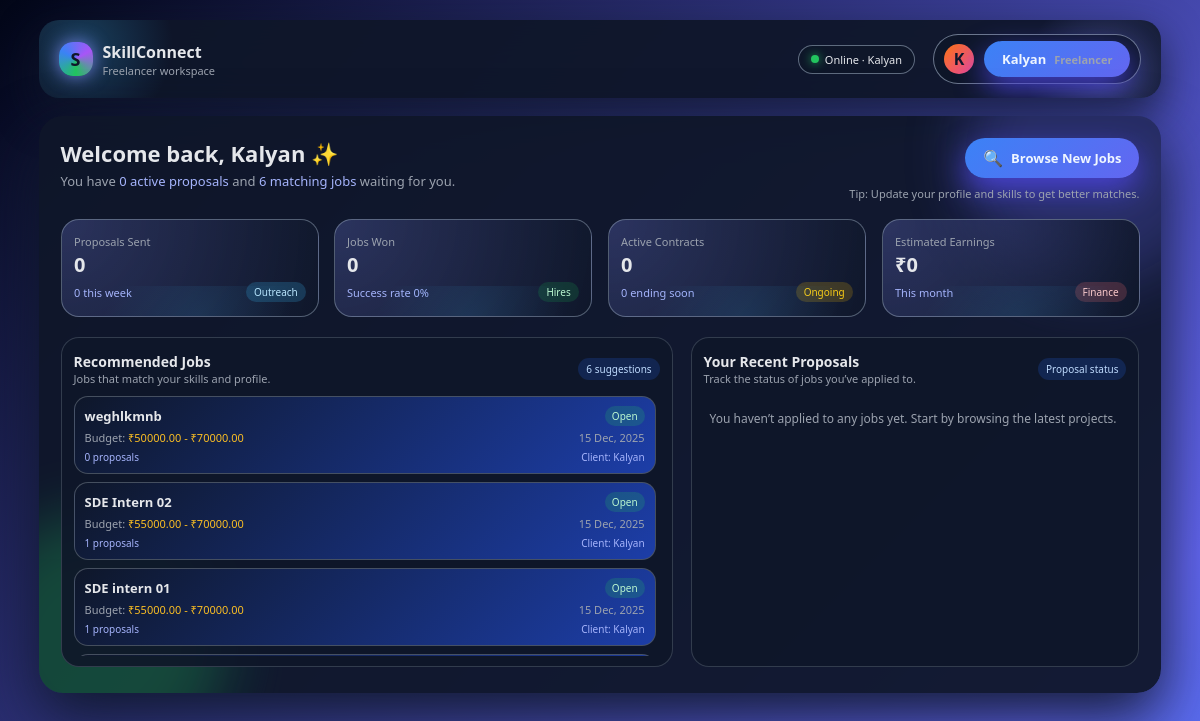
Screenshot of /freelancer/dashboard/ (signed in) with the database file from the repository.
### marketplace/models.py (models this page shows, shortened)
class User(AbstractUser):
    ROLE_CHOICES = (
        ('client', 'client'),
        ('freelancer', 'Freelancer'),
    )
    role = models.CharField(max_length=20, choices=ROLE_CHOICES)

class Job(models.Model):
    STATUS_CHOICES = (
        ('open', 'Open'),
        ('in_progress', 'In Progress'),
        ('completed', 'Completed'),
        ('cancelled', 'Cancelled'),
    )
    client = models.ForeignKey(User, on_delete=models.CASCADE, related_name='jobs')
    title = models.CharField(max_length=200)
    description = models.TextField()
    budget_min = models.DecimalField(max_digits=10, decimal_places=2)
    budget_max = models.DecimalField(max_digits=10, decimal_places=2)
    created_at = models.DateTimeField(auto_now_add=True)
    status = models.CharField(max_length=20, choices=STATUS_CHOICES, default='open')

### marketplace/views.py (the view)
# urls.py: path("freelancer/dashboard/", views.freelancer_dashboard, name="freelancer_dashboard"),
@login_required
def freelancer_dashboard(request):
    user = request.user
    proposals_qs = Proposal.objects.filter(freelancer=user).order_by('-created_at')
    jobs_won_qs = proposals_qs.filter(status="accepted")
    active_contracts = jobs_won_qs.filter(job__status="in_progress")
    recent_proposals = proposals_qs[:8]
    recommended_jobs = Job.objects.filter(status="open").order_by("-created_at")[:6]
    primary_skill = ""
    try:
        profile = FreelancerProfile.objects.get(user=user)
        primary_skill = ", ".join([s.name for s in profile.skills.all()]) or ""
    except FreelancerProfile.DoesNotExist:
        pass
    total_proposals = proposals_qs.count()
    context = {
        "user": user,
        "primary_skill": primary_skill or "Freelancer",
        "active_proposals": proposals_qs.filter(status="pending").count(),
        "open_jobs_near_skill": recommended_jobs.count(),
        "total_proposals": total_proposals,
        "proposals_this_week": proposals_qs.count(),
        "jobs_won": jobs_won_qs.count(),
        "success_rate": round(
            (jobs_won_qs.count() / max(1, total_proposals)) * 100, 1
        ),
        "active_contracts": active_contracts.count(),
        "contracts_ending_soon": 0,
        "estimated_earnings": 0,
        "recommended_jobs": recommended_jobs,
        "recent_proposals": recent_proposals,
    }
    return render(request, "marketplace/freelancer_dashboard.html", context)

### marketplace/templates/marketplace/freelancer_dashboard.html (shortened to what this page needs)
<!DOCTYPE html>
<html lang="en">
<head>
</head>
<body>
<div class="layout">
    <div class="shell">
        <header class="navbar">
            <div class="brand">
                <div class="brand-logo">S</div>
                <div class="brand-text">
                    <span>SkillConnect</span>
                    <span>Freelancer workspace</span>
                </div>
            </div>
            <div class="nav-right">
                <div class="pill">
                    <span class="pill-dot"></span>
                    <span>Online · {{ user.first_name|default:"Freelancer" }}</span>
                </div>
                <div class="user-chip">
                    <div class="avatar">
                        {{ user.first_name|default:"F"|first|upper }}
                    </div>
                    <div class="user-info">
                        <a href="{% url 'freelancer_profile' request.user.pk %}" class="btn-primary">
                        <span>{{ user.first_name|default:"Freelancer" }}</span>
                        <span>{{ primary_skill|default:"Independent Professional" }}</span></a>
                    </div>
                </div>
            </div>
        </header>
        <main class="main-card">
            <div class="main-glow">
                <span class="g1"></span>
            </div>
            <div class="main-inner">
                <div class="header-row">
                    <div class="welcome">
                        <div class="welcome-title">
                            Welcome back, {{ user.first_name|default:"Freelancer" }} ✨
                        </div>
                        <div class="welcome-sub">
                            You have <span>{{ active_proposals|default:"0" }} active proposals</span> and
                            <span>{{ open_jobs_near_skill|default:"0" }} matching jobs</span> waiting for you.
                        </div>
                    </div>
                    <div class="cta-area">
                        <a href="{% url 'job_list' %}" class="btn-primary">
                            <span class="icon">🔍</span>
                            <span>Browse New Jobs</span>
                        </a>
                        <div class="hint-text">
                            Tip: Update your profile and skills to get better matches.
                        </div>
                    </div>
                </div>
                <div class="stats-grid">
                    <div class="stat-card">
                        <div class="stat-label">Proposals Sent</div>
                        <div class="stat-value">{{ total_proposals|default:"0" }}</div>
                        <div class="stat-meta">
                            <span>{{ proposals_this_week|default:"0" }} this week</span>
                            <span class="stat-pill">Outreach</span>
                        </div>
                        <div class="wave"></div>
                    </div>
                    <div class="stat-card">
                        <div class="stat-label">Jobs Won</div>
                        <div class="stat-value">{{ jobs_won|default:"0" }}</div>
                        <div class="stat-meta">
                            <span>Success rate {{ success_rate|default:"0" }}%</span>
                            <span class="stat-pill" style="background:rgba(22,163,74,0.2);color:#bbf7d0;">
                                Hires
                            </span>
                        </div>
                        <div class="wave"></div>
                    </div>
                    <div class="stat-card">
                        <div class="stat-label">Active Contracts</div>
                        <div class="stat-value">{{ active_contracts|default:"0" }}</div>
                        <div class="stat-meta">
                            <span>{{ contracts_ending_soon|default:"0" }} ending soon</span>
                            <span class="stat-pill" style="background:rgba(234,179,8,0.2);color:#facc15;">
                                Ongoing
                            </span>
                        </div>
                        <div class="wave"></div>
                    </div>
                    <div class="stat-card">
                        <div class="stat-label">Estimated Earnings</div>
                        <div class="stat-value">₹{{ estimated_earnings|default:"0" }}</div>
                        <div class="stat-meta">
                            <span>This month</span>
                            <span class="stat-pill" style="background:rgba(248,113,113,0.2);color:#fecaca;">
                                Finance
                            </span>
                        </div>
                        <div class="wave"></div>
                    </div>
                </div>
                <div class="content-grid">
                    <section class="panel">
                        <div class="panel-header">
                            <div>
                                <div class="panel-title">Recommended Jobs</div>
                                <div class="panel-sub">
                                    Jobs that match your skills and profile.
                                </div>
                            </div>
                            <span class="panel-tag">{{ recommended_jobs|length|default:"0" }} suggestions</span>
                        </div>
                        <div class="job-list">
                            {% if recommended_jobs %}
                                {% for job in recommended_jobs %}
                                    <div class="job-card" onclick="window.location.href='{% url 'job_detail' job.pk %}'">
                                        <div class="job-title-row">
                                            <div class="job-title">{{ job.title }}</div>
                                            <div class="job-status">
                                                {{ job.get_status_display }}
                                            </div>
                                        </div>
                                        <div class="job-meta">
                                            <span>Budget:
                                                <span class="highlight">
                                                    ₹{{ job.budget_min }} - ₹{{ job.budget_max }}
                                                </span>
                                            </span>
                                            <span>{{ job.created_at|date:"d M, Y" }}</span>
                                        </div>
                                        <div class="job-footer">
                                            <span>{{ job.proposals.count }} proposals</span>
                                            <span>Client: {{ job.client.first_name|default:"Client" }}</span>
                                        </div>
                                    </div>
                                {% endfor %}
                            {% else %}
                                <div class="empty-state">
                                    No recommendations yet. Apply to a few jobs to improve your suggestions.
                                </div>
                            {% endif %}
                        </div>
                    </section>
                    <section class="panel">
                        <div class="panel-header">
                            <div>
                                <div class="panel-title">Your Recent Proposals</div>
                                <div class="panel-sub">
                                    Track the status of jobs you’ve applied to.
                                </div>
                            </div>
                            <span class="panel-tag">Proposal status</span>
                        </div>
                        <div class="proposal-list">
                            {% if recent_proposals %}
                                {% for proposal in recent_proposals %}
                                    <div class="proposal-item">
                                        <div class="proposal-top">
                                            <div>
                                                <div class="proposal-job">
                                                    {{ proposal.job.title|truncatechars:32 }}
                                                </div>
                                                <div style="font-size:10px;color:#9ca3af;">
                                                    Client: {{ proposal.job.client.first_name|default:"Client" }}
                                                </div>
                                            </div>
                                            <div class="proposal-status {% if proposal.status == 'pending' %}pending{% endif %}">
                                                {{ proposal.get_status_display }}
                                            </div>
                                        </div>
                                        <div class="proposal-meta">
                                            <span>Bid: ₹{{ proposal.bid_amount }}</span>
                                            <span>{{ proposal.created_at|date:"d M, H:i" }}</span>
                                        </div>
                                    </div>
                                {% endfor %}
                            {% else %}
                                <div class="empty-state">
                                    You haven’t applied to any jobs yet. Start by browsing the latest projects.
                                </div>
                            {% endif %}
                        </div>
                    </section>
                </div>
            </div>
        </main>
    </div>
</div>
</body>
</html>

### rows the page displays
User: first_name "Kalyan", first_name|first "K"
Job: title "weghlkmnb", status "Open", budget_min "50000.00", budget_max "70000.00", created_at "15 Dec, 2025", proposals.count "0", client.first_name "Kalyan"
Job: title "SDE Intern 02", status "Open", budget_min "55000.00", budget_max "70000.00", created_at "15 Dec, 2025", proposals.count "1", client.first_name "Kalyan"
Job: title "SDE intern 01", status "Open", budget_min "55000.00", budget_max "70000.00", created_at "15 Dec, 2025", proposals.count "1", client.first_name "Kalyan"

### other values shown
{{ primary_skill|default:"Independent Professional" }} "Freelancer"
{{ active_proposals|default:"0" }} "0"
{{ open_jobs_near_skill|default:"0" }} "6"
{{ total_proposals|default:"0" }} "0"
{{ proposals_this_week|default:"0" }} "0"
{{ jobs_won|default:"0" }} "0"
{{ success_rate|default:"0" }} "0"
{{ active_contracts|default:"0" }} "0"
{{ contracts_ending_soon|default:"0" }} "0"
{{ estimated_earnings|default:"0" }} "0"
{{ recommended_jobs|length|default:"0" }} "6"
